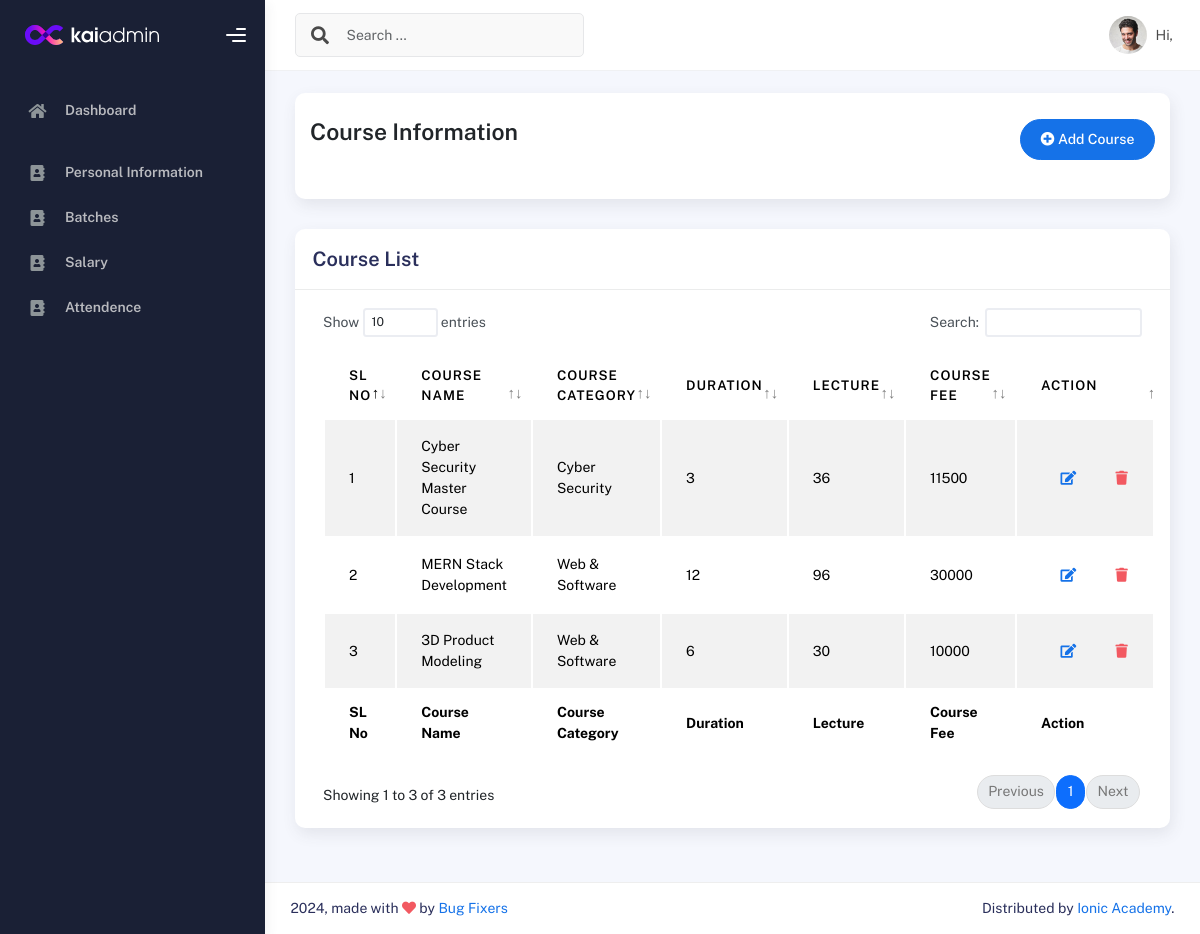
/courselist/ (signed in), run on the app's committed database.
### IMSapp/models.py (models this page shows, shortened)
class CourseInfoModel(models.Model):
    CourseName=models.CharField(max_length=150, null=True)
    Sologan=models.CharField(max_length=100, null=True)
    ShortSummary=models.CharField(max_length=150, null=True)
    CourseCategory=models.ForeignKey(CourseCategoryModel,on_delete=models.SET_NULL,related_name='coursecategory', null=True)
    Lecture=models.IntegerField(null=True)
    CourseDuration=models.IntegerField(null=True)
    WeeklyClass=models.IntegerField(null=True)
    ClassDuration=models.IntegerField(null=True)
    TotalProject=models.IntegerField(null=True)
    CourseOverview=models.TextField(null=True)
    CourseCurrriculum=models.TextField(null=True)
    Software=models.TextField(max_length=200, null=True)
    CourseFor=models.TextField(null=True)
    JobPositions=models.TextField(null=True)
    CourseFee=models.IntegerField(null=True)
    IntroVideo=models.CharField(max_length=200, null=True)
    CourseImage=models.ImageField(upload_to='media/courseImage', null=True)

class CourseCategoryModel(models.Model):
    CategoryName = models.CharField(max_length=100,null=True)
    def __str__(self):
        return self.CategoryName

### IMSapp/courseviews.py (the view)
# urls.py: path('courselist/',courselist,name="courselist"),
@login_required
def courselist(request):
    coursedata = CourseInfoModel.objects.all()
    context = {
        'coursedata':coursedata
    }
    return render(request,'courses/courselist.html',context)

### IMSapp/templates/courses/courselist.html
{% extends "profilemaster/master.html" %}
{% block content %}
<div class="col-sm-12 col-md-12">
    <div class="card card-stats card-round">
        <div class="card-body">
            <div class="d-flex align-items-left align-items-md-center flex-column flex-md-row pt-2 pb-4">
                <div>
                    <h3 class="fw-bold mb-3">Course Information</h3>
                </div>
                <div class="ms-md-auto py-2 py-md-0">
                    <a href="{% url 'addcourse' %}" class="btn btn-primary btn-round"><i class="fas fa-plus-circle"></i> Add Course</a>
                </div>
            </div>
        </div>
    </div>
</div>
<div class="col-md-12">
    <div class="card">
      <div class="card-header">
        <h4 class="card-title">Course List</h4>
      </div>
      <div class="card-body">
        <div class="table-responsive">
          <table id="basic-datatables" class="display table table-striped table-hover">
            <thead>
              <tr>
                <th>SL No</th>
                <th>Course Name</th>
                <th>Course Category</th>
                <th>Duration</th>
                <th>Lecture</th>
                <th>Course Fee</th>
                <th>Action</th>
              </tr>
            </thead>
            <tfoot>
              <tr>
                <th>SL No</th>
                <th>Course Name</th>
                <th>Course Category</th>
                <th>Duration</th>
                <th>Lecture</th>
                <th>Course Fee</th>
                <th>Action</th>
              </tr>
            </tfoot>
            <tbody>
              {% for i in coursedata %}
                <tr>
                  <td>{{forloop.counter}}</td>
                  <td>{{i.CourseName}}</td>
                  <td>{{i.CourseCategory}}</td>
                  <td>{{i.CourseDuration}}</td>
                  <td>{{i.Lecture}}</td>
                  <td>{{i.CourseFee}}</td>
                  <td>
                    <div class="form-button-action">
                      <a href="{% url 'editcourse' i.id %}" class="btn btn-link btn-primary btn-md">
                        <i class="fa fa-edit"></i>
                      </a>
                      <a href="{% url 'deletecourse' i.id %}" class="btn btn-link btn-danger btn-md">
                        <i class="fa fa-trash"></i>
                      </a>
                    </div>
                  </td>
                </tr>
              {% endfor %}
            </tbody>
          </table>
        </div>
      </div>
    </div>
  </div>
{% endblock content %}

### data on the page
CourseInfoModel: CourseName "Cyber Security Master Course", CourseCategory "Cyber Security", CourseDuration "3", Lecture "36", CourseFee "11500"
CourseInfoModel: CourseName "MERN Stack Development", CourseCategory "Web & Software", CourseDuration "12", Lecture "96", CourseFee "30000"
CourseInfoModel: CourseName "3D Product Modeling", CourseCategory "Web & Software", CourseDuration "6", Lecture "30", CourseFee "10000"
